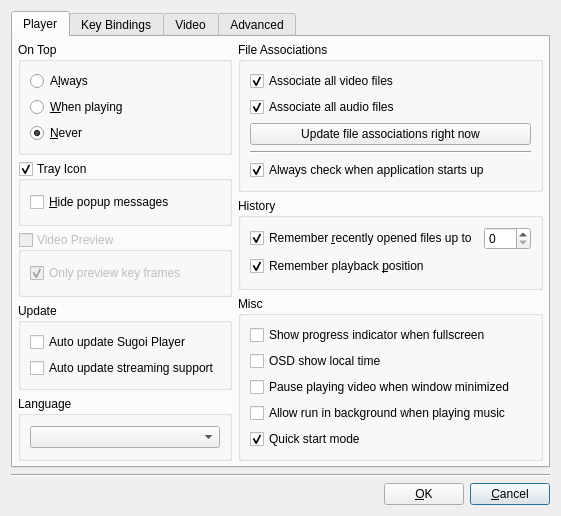
<?xml version="1.0" encoding="UTF-8"?>
<ui version="4.0">
 <class>PreferencesDialog</class>
 <widget class="QDialog" name="PreferencesDialog">
  <property name="geometry">
   <rect>
    <x>0</x>
    <y>0</y>
    <width>490</width>
    <height>440</height>
   </rect>
  </property>
  <property name="windowTitle">
   <string>Preferences</string>
  </property>
  <property name="styleSheet">
   <string notr="true"/>
  </property>
  <layout class="QVBoxLayout" name="verticalLayout_12">
   <item>
    <widget class="QTabWidget" name="tabWidget">
     <property name="styleSheet">
      <string notr="true"/>
     </property>
     <property name="currentIndex">
      <number>0</number>
     </property>
     <widget class="QWidget" name="tab">
      <attribute name="title">
       <string>Player</string>
      </attribute>
      <layout class="QHBoxLayout" name="horizontalLayout_5">
       <property name="leftMargin">
        <number>5</number>
       </property>
       <property name="topMargin">
        <number>5</number>
       </property>
       <property name="rightMargin">
        <number>5</number>
       </property>
       <property name="bottomMargin">
        <number>5</number>
       </property>
       <item>
        <layout class="QVBoxLayout" name="verticalLayout">
         <item>
          <widget class="QGroupBox" name="groupBox">
           <property name="title">
            <string>On Top</string>
           </property>
           <layout class="QVBoxLayout" name="verticalLayout_2">
            <item>
             <widget class="QRadioButton" name="alwaysRadioButton">
              <property name="text">
               <string>A&amp;lways</string>
              </property>
             </widget>
            </item>
            <item>
             <widget class="QRadioButton" name="playingRadioButton">
              <property name="text">
               <string>&amp;When playing</string>
              </property>
             </widget>
            </item>
            <item>
             <widget class="QRadioButton" name="neverRadioButton">
              <property name="text">
               <string>&amp;Never</string>
              </property>
              <property name="checked">
               <bool>true</bool>
              </property>
             </widget>
            </item>
           </layout>
          </widget>
         </item>
         <item>
          <widget class="QGroupBox" name="groupBox_2">
           <property name="title">
            <string>Tray Icon</string>
           </property>
           <property name="checkable">
            <bool>true</bool>
           </property>
           <layout class="QVBoxLayout" name="verticalLayout_3">
            <item>
             <widget class="QCheckBox" name="hidePopupCheckBox">
              <property name="text">
               <string>&amp;Hide popup messages</string>
              </property>
             </widget>
            </item>
           </layout>
          </widget>
         </item>
         <item>
          <widget class="QGroupBox" name="groupBox_9">
           <property name="enabled">
            <bool>false</bool>
           </property>
           <property name="toolTip">
            <string>Video preview is SLOW. Enable this will increase CPU and memory usage, and the player may also get a little stutters.</string>
           </property>
           <property name="title">
            <string>Video Preview</string>
           </property>
           <property name="checkable">
            <bool>true</bool>
           </property>
           <property name="checked">
            <bool>false</bool>
           </property>
           <layout class="QVBoxLayout" name="verticalLayout_11">
            <item>
             <widget class="QCheckBox" name="keyFrameCheckBox">
              <property name="toolTip">
               <string>Only preview key frames will make decode much more faster.</string>
              </property>
              <property name="text">
               <string>Only preview key frames</string>
              </property>
              <property name="checked">
               <bool>true</bool>
              </property>
             </widget>
            </item>
           </layout>
          </widget>
         </item>
         <item>
          <widget class="QGroupBox" name="groupBox_10">
           <property name="title">
            <string>Update</string>
           </property>
           <layout class="QVBoxLayout" name="verticalLayout_13">
            <item>
             <widget class="QCheckBox" name="autoUpdatePlayerCheckBox">
              <property name="text">
               <string>Auto update Sugoi Player</string>
              </property>
             </widget>
            </item>
            <item>
             <widget class="QCheckBox" name="autoUpdateStreamingSupportCheckBox">
              <property name="text">
               <string>Auto update streaming support</string>
              </property>
             </widget>
            </item>
           </layout>
          </widget>
         </item>
         <item>
          <widget class="QGroupBox" name="groupBox_6">
           <property name="title">
            <string>Language</string>
           </property>
           <layout class="QHBoxLayout" name="horizontalLayout_3">
            <item>
             <widget class="QComboBox" name="langComboBox">
              <property name="sizePolicy">
               <sizepolicy hsizetype="Expanding" vsizetype="Fixed">
                <horstretch>0</horstretch>
                <verstretch>0</verstretch>
               </sizepolicy>
              </property>
             </widget>
            </item>
           </layout>
          </widget>
         </item>
        </layout>
       </item>
       <item>
        <layout class="QVBoxLayout" name="verticalLayout_9">
         <item>
          <widget class="QGroupBox" name="groupBox_4">
           <property name="title">
            <string>File Associations</string>
           </property>
           <layout class="QVBoxLayout" name="verticalLayout_7">
            <item>
             <widget class="QCheckBox" name="assocVideoCheckBox">
              <property name="text">
               <string>Associate all video files</string>
              </property>
              <property name="checked">
               <bool>true</bool>
              </property>
             </widget>
            </item>
            <item>
             <widget class="QCheckBox" name="assocAudioCheckBox">
              <property name="text">
               <string>Associate all audio files</string>
              </property>
              <property name="checked">
               <bool>true</bool>
              </property>
             </widget>
            </item>
            <item>
             <widget class="QPushButton" name="updateAssocButton">
              <property name="text">
               <string>Update file associations right now</string>
              </property>
             </widget>
            </item>
            <item>
             <widget class="Line" name="line_2">
              <property name="orientation">
               <enum>Qt::Horizontal</enum>
              </property>
             </widget>
            </item>
            <item>
             <widget class="QCheckBox" name="alwaysAssocCheckBox">
              <property name="sizePolicy">
               <sizepolicy hsizetype="Minimum" vsizetype="Fixed">
                <horstretch>0</horstretch>
                <verstretch>0</verstretch>
               </sizepolicy>
              </property>
              <property name="text">
               <string>Always check when application starts up</string>
              </property>
              <property name="checked">
               <bool>true</bool>
              </property>
             </widget>
            </item>
           </layout>
          </widget>
         </item>
         <item>
          <widget class="QGroupBox" name="groupBox_5">
           <property name="title">
            <string>History</string>
           </property>
           <layout class="QVBoxLayout" name="verticalLayout_6">
            <item>
             <layout class="QHBoxLayout" name="horizontalLayout_6">
              <item>
               <widget class="QCheckBox" name="recentCheckBox">
                <property name="text">
                 <string>Remember &amp;recently opened files up to</string>
                </property>
                <property name="checked">
                 <bool>true</bool>
                </property>
               </widget>
              </item>
              <item>
               <widget class="QSpinBox" name="recentSpinBox">
                <property name="minimum">
                 <number>0</number>
                </property>
                <property name="maximum">
                 <number>100</number>
                </property>
               </widget>
              </item>
             </layout>
            </item>
            <item>
             <widget class="QCheckBox" name="resumeCheckBox">
              <property name="text">
               <string>Remember playback &amp;position</string>
              </property>
              <property name="checked">
               <bool>true</bool>
              </property>
             </widget>
            </item>
           </layout>
          </widget>
         </item>
         <item>
          <widget class="QGroupBox" name="groupBox_8">
           <property name="title">
            <string>Misc</string>
           </property>
           <layout class="QVBoxLayout" name="verticalLayout_10">
            <item>
             <widget class="QCheckBox" name="showFullscreenIndicatorCheckBox">
              <property name="toolTip">
               <string>Sugoi Player will show a thin progress bar if the seek bar is hidden if you enable this.</string>
              </property>
              <property name="text">
               <string>Show progress indicator when fullscreen</string>
              </property>
             </widget>
            </item>
            <item>
             <widget class="QCheckBox" name="osdShowLocalTimeCheckBox">
              <property name="text">
               <string>OSD show local time</string>
              </property>
             </widget>
            </item>
            <item>
             <widget class="QCheckBox" name="pauseWhenMinimizedCheckBox">
              <property name="toolTip">
               <string/>
              </property>
              <property name="text">
               <string>Pause playing video when window minimized</string>
              </property>
             </widget>
            </item>
            <item>
             <widget class="QCheckBox" name="backgroundNotAskCheckBox">
              <property name="toolTip">
               <string>If you disable this, there will always be a message box asking you wether to run in background or not when you close Sugoi Player while it is playing music.</string>
              </property>
              <property name="text">
               <string>Allow run in background when playing music</string>
              </property>
             </widget>
            </item>
            <item>
             <widget class="QCheckBox" name="quickStartCheckBox">
              <property name="toolTip">
               <string>Sugoi Player will always stay in background and auto starts when the system starts if you enable this.</string>
              </property>
              <property name="text">
               <string>Quick start mode</string>
              </property>
              <property name="checked">
               <bool>true</bool>
              </property>
             </widget>
            </item>
           </layout>
          </widget>
         </item>
        </layout>
       </item>
      </layout>
     </widget>
     <widget class="QWidget" name="tab_3">
      <attribute name="title">
       <string>Key Bindings</string>
      </attribute>
      <layout class="QVBoxLayout" name="verticalLayout_5">
       <property name="leftMargin">
        <number>0</number>
       </property>
       <property name="topMargin">
        <number>0</number>
       </property>
       <property name="rightMargin">
        <number>0</number>
       </property>
       <property name="bottomMargin">
        <number>0</number>
       </property>
       <item>
        <widget class="QLabel" name="label_6">
         <property name="styleSheet">
          <string notr="true"/>
         </property>
         <property name="text">
          <string>Prefix a command with 'mpv' to make it run as an input command.</string>
         </property>
         <property name="wordWrap">
          <bool>true</bool>
         </property>
        </widget>
       </item>
       <item>
        <widget class="QTableWidget" name="infoWidget">
         <property name="styleSheet">
          <string notr="true"/>
         </property>
         <property name="editTriggers">
          <set>QAbstractItemView::NoEditTriggers</set>
         </property>
         <property name="tabKeyNavigation">
          <bool>false</bool>
         </property>
         <property name="showDropIndicator" stdset="0">
          <bool>false</bool>
         </property>
         <property name="alternatingRowColors">
          <bool>true</bool>
         </property>
         <property name="selectionMode">
          <enum>QAbstractItemView::SingleSelection</enum>
         </property>
         <property name="selectionBehavior">
          <enum>QAbstractItemView::SelectRows</enum>
         </property>
         <property name="sortingEnabled">
          <bool>true</bool>
         </property>
         <property name="cornerButtonEnabled">
          <bool>false</bool>
         </property>
         <attribute name="horizontalHeaderCascadingSectionResizes">
          <bool>false</bool>
         </attribute>
         <attribute name="horizontalHeaderHighlightSections">
          <bool>false</bool>
         </attribute>
         <attribute name="horizontalHeaderStretchLastSection">
          <bool>true</bool>
         </attribute>
         <attribute name="verticalHeaderVisible">
          <bool>false</bool>
         </attribute>
         <attribute name="verticalHeaderHighlightSections">
          <bool>false</bool>
         </attribute>
         <column>
          <property name="text">
           <string>Key</string>
          </property>
         </column>
         <column>
          <property name="text">
           <string>Command</string>
          </property>
         </column>
         <column>
          <property name="text">
           <string>Label</string>
          </property>
         </column>
        </widget>
       </item>
       <item>
        <layout class="QHBoxLayout" name="horizontalLayout_4">
         <item>
          <widget class="QPushButton" name="addKeyButton">
           <property name="styleSheet">
            <string notr="true"/>
           </property>
           <property name="icon">
            <iconset resource="../resources.qrc">
             <normaloff>:/images/add.svg</normaloff>:/images/add.svg</iconset>
           </property>
          </widget>
         </item>
         <item>
          <widget class="QPushButton" name="removeKeyButton">
           <property name="enabled">
            <bool>false</bool>
           </property>
           <property name="styleSheet">
            <string notr="true"/>
           </property>
           <property name="icon">
            <iconset resource="../resources.qrc">
             <normaloff>:/images/remove.svg</normaloff>:/images/remove.svg</iconset>
           </property>
          </widget>
         </item>
         <item>
          <widget class="QPushButton" name="editKeyButton">
           <property name="enabled">
            <bool>false</bool>
           </property>
           <property name="styleSheet">
            <string notr="true"/>
           </property>
           <property name="icon">
            <iconset resource="../resources.qrc">
             <normaloff>:/images/edit.svg</normaloff>:/images/edit.svg</iconset>
           </property>
          </widget>
         </item>
         <item>
          <spacer name="horizontalSpacer_5">
           <property name="orientation">
            <enum>Qt::Horizontal</enum>
           </property>
           <property name="sizeHint" stdset="0">
            <size>
             <width>40</width>
             <height>20</height>
            </size>
           </property>
          </spacer>
         </item>
         <item>
          <widget class="QPushButton" name="resetKeyButton">
           <property name="styleSheet">
            <string notr="true"/>
           </property>
           <property name="text">
            <string>Rese&amp;t All</string>
           </property>
          </widget>
         </item>
        </layout>
       </item>
      </layout>
     </widget>
     <widget class="QWidget" name="tab_2">
      <attribute name="title">
       <string>Video</string>
      </attribute>
      <layout class="QVBoxLayout" name="verticalLayout_4">
       <property name="leftMargin">
        <number>5</number>
       </property>
       <property name="topMargin">
        <number>5</number>
       </property>
       <property name="rightMargin">
        <number>5</number>
       </property>
       <property name="bottomMargin">
        <number>5</number>
       </property>
       <item>
        <layout class="QHBoxLayout" name="horizontalLayout">
         <item>
          <widget class="QCheckBox" name="autoFitCheckBox">
           <property name="text">
            <string>&amp;Auto-Fit Window:</string>
           </property>
          </widget>
         </item>
         <item>
          <widget class="QComboBox" name="comboBox">
           <property name="currentIndex">
            <number>2</number>
           </property>
           <item>
            <property name="text">
             <string>50%</string>
            </property>
           </item>
           <item>
            <property name="text">
             <string>75%</string>
            </property>
           </item>
           <item>
            <property name="text">
             <string>100%</string>
            </property>
           </item>
           <item>
            <property name="text">
             <string>200%</string>
            </property>
           </item>
          </widget>
         </item>
         <item>
          <spacer name="spacer">
           <property name="orientation">
            <enum>Qt::Horizontal</enum>
           </property>
           <property name="sizeHint" stdset="0">
            <size>
             <width>40</width>
             <height>20</height>
            </size>
           </property>
          </spacer>
         </item>
        </layout>
       </item>
       <item>
        <widget class="QGroupBox" name="groupBox_3">
         <property name="title">
          <string>Screenshot</string>
         </property>
         <layout class="QGridLayout" name="gridLayout">
          <item row="3" column="0">
           <widget class="QLabel" name="label_2">
            <property name="text">
             <string>File Name Template:</string>
            </property>
            <property name="alignment">
             <set>Qt::AlignRight|Qt::AlignTrailing|Qt::AlignVCenter</set>
            </property>
           </widget>
          </item>
          <item row="2" column="1">
           <widget class="QComboBox" name="formatComboBox">
            <item>
             <property name="text">
              <string>jpg</string>
             </property>
            </item>
            <item>
             <property name="text">
              <string>png</string>
             </property>
            </item>
            <item>
             <property name="text">
              <string>tga</string>
             </property>
            </item>
           </widget>
          </item>
          <item row="4" column="1">
           <widget class="QPushButton" name="changeButton">
            <property name="text">
             <string>Chang&amp;e</string>
            </property>
           </widget>
          </item>
          <item row="2" column="0">
           <widget class="QLabel" name="label">
            <property name="text">
             <string>File Format:</string>
            </property>
            <property name="alignment">
             <set>Qt::AlignRight|Qt::AlignTrailing|Qt::AlignVCenter</set>
            </property>
           </widget>
          </item>
          <item row="3" column="1">
           <widget class="QLineEdit" name="templateLineEdit">
            <property name="text">
             <string>screenshot%#04n</string>
            </property>
           </widget>
          </item>
          <item row="4" column="0">
           <widget class="QLabel" name="label_3">
            <property name="text">
             <string>Default Save Location:</string>
            </property>
            <property name="alignment">
             <set>Qt::AlignRight|Qt::AlignTrailing|Qt::AlignVCenter</set>
            </property>
           </widget>
          </item>
          <item row="2" column="2">
           <spacer name="horizontalSpacer">
            <property name="orientation">
             <enum>Qt::Horizontal</enum>
            </property>
            <property name="sizeHint" stdset="0">
             <size>
              <width>40</width>
              <height>20</height>
             </size>
            </property>
           </spacer>
          </item>
          <item row="3" column="2">
           <spacer name="horizontalSpacer_2">
            <property name="orientation">
             <enum>Qt::Horizontal</enum>
            </property>
            <property name="sizeHint" stdset="0">
             <size>
              <width>40</width>
              <height>20</height>
             </size>
            </property>
           </spacer>
          </item>
          <item row="4" column="2">
           <spacer name="horizontalSpacer_3">
            <property name="orientation">
             <enum>Qt::Horizontal</enum>
            </property>
            <property name="sizeHint" stdset="0">
             <size>
              <width>40</width>
              <height>20</height>
             </size>
            </property>
           </spacer>
          </item>
          <item row="0" column="0">
           <widget class="QCheckBox" name="checkBox">
            <property name="text">
             <string>Always show the &amp;save window</string>
            </property>
           </widget>
          </item>
         </layout>
        </widget>
       </item>
       <item>
        <spacer name="verticalSpacer">
         <property name="orientation">
          <enum>Qt::Vertical</enum>
         </property>
         <property name="sizeHint" stdset="0">
          <size>
           <width>20</width>
           <height>40</height>
          </size>
         </property>
        </spacer>
       </item>
      </layout>
     </widget>
     <widget class="QWidget" name="tab_4">
      <attribute name="title">
       <string>Advanced</string>
      </attribute>
      <layout class="QVBoxLayout" name="verticalLayout_8">
       <item>
        <widget class="QGroupBox" name="groupBox_7">
         <property name="title">
          <string>Command Line</string>
         </property>
         <layout class="QGridLayout" name="gridLayout_2">
          <item row="0" column="0">
           <widget class="QLabel" name="label_5">
            <property name="text">
             <string>mpv msg-level:</string>
            </property>
           </widget>
          </item>
          <item row="0" column="1">
           <widget class="QComboBox" name="msgLvlComboBox">
            <property name="currentIndex">
             <number>-1</number>
            </property>
           </widget>
          </item>
          <item row="0" column="2">
           <spacer name="horizontalSpacer_4">
            <property name="orientation">
             <enum>Qt::Horizontal</enum>
            </property>
            <property name="sizeHint" stdset="0">
             <size>
              <width>40</width>
              <height>20</height>
             </size>
            </property>
           </spacer>
          </item>
         </layout>
        </widget>
       </item>
       <item>
        <widget class="QGroupBox" name="groupBox_11">
         <property name="title">
          <string>Skins</string>
         </property>
         <layout class="QHBoxLayout" name="horizontalLayout_7">
          <item>
           <widget class="QLabel" name="label_4">
            <property name="text">
             <string>Style sheet file:</string>
            </property>
           </widget>
          </item>
          <item>
           <widget class="QComboBox" name="styleSheetFilesComboBox"/>
          </item>
          <item>
           <widget class="QPushButton" name="editStyleSheetFileButton">
            <property name="text">
             <string>&amp;Edit</string>
            </property>
           </widget>
          </item>
          <item>
           <widget class="QPushButton" name="openStyleSheetFolderButton">
            <property name="text">
             <string>Show in file explorer</string>
            </property>
           </widget>
          </item>
          <item>
           <spacer name="horizontalSpacer_6">
            <property name="orientation">
             <enum>Qt::Horizontal</enum>
            </property>
            <property name="sizeHint" stdset="0">
             <size>
              <width>40</width>
              <height>20</height>
             </size>
            </property>
           </spacer>
          </item>
         </layout>
        </widget>
       </item>
       <item>
        <spacer name="verticalSpacer_4">
         <property name="orientation">
          <enum>Qt::Vertical</enum>
         </property>
         <property name="sizeHint" stdset="0">
          <size>
           <width>20</width>
           <height>40</height>
          </size>
         </property>
        </spacer>
       </item>
      </layout>
     </widget>
    </widget>
   </item>
   <item>
    <widget class="Line" name="line">
     <property name="orientation">
      <enum>Qt::Horizontal</enum>
     </property>
    </widget>
   </item>
   <item>
    <layout class="QHBoxLayout" name="horizontalLayout_2">
     <item>
      <spacer name="spacer_3">
       <property name="orientation">
        <enum>Qt::Horizontal</enum>
       </property>
       <property name="sizeHint" stdset="0">
        <size>
         <width>40</width>
         <height>20</height>
        </size>
       </property>
      </spacer>
     </item>
     <item>
      <widget class="QPushButton" name="okButton">
       <property name="text">
        <string>&amp;OK</string>
       </property>
      </widget>
     </item>
     <item>
      <widget class="QPushButton" name="cancelButton">
       <property name="text">
        <string>&amp;Cancel</string>
       </property>
       <property name="default">
        <bool>true</bool>
       </property>
      </widget>
     </item>
    </layout>
   </item>
  </layout>
 </widget>
 <tabstops>
  <tabstop>tabWidget</tabstop>
  <tabstop>alwaysRadioButton</tabstop>
  <tabstop>playingRadioButton</tabstop>
  <tabstop>neverRadioButton</tabstop>
  <tabstop>groupBox_2</tabstop>
  <tabstop>hidePopupCheckBox</tabstop>
  <tabstop>langComboBox</tabstop>
  <tabstop>alwaysAssocCheckBox</tabstop>
  <tabstop>recentCheckBox</tabstop>
  <tabstop>recentSpinBox</tabstop>
  <tabstop>resumeCheckBox</tabstop>
  <tabstop>infoWidget</tabstop>
  <tabstop>addKeyButton</tabstop>
  <tabstop>removeKeyButton</tabstop>
  <tabstop>editKeyButton</tabstop>
  <tabstop>resetKeyButton</tabstop>
  <tabstop>autoFitCheckBox</tabstop>
  <tabstop>comboBox</tabstop>
  <tabstop>checkBox</tabstop>
  <tabstop>formatComboBox</tabstop>
  <tabstop>templateLineEdit</tabstop>
  <tabstop>changeButton</tabstop>
  <tabstop>msgLvlComboBox</tabstop>
  <tabstop>okButton</tabstop>
  <tabstop>cancelButton</tabstop>
 </tabstops>
 <resources>
  <include location="../resources.qrc"/>
 </resources>
 <connections/>
</ui>
